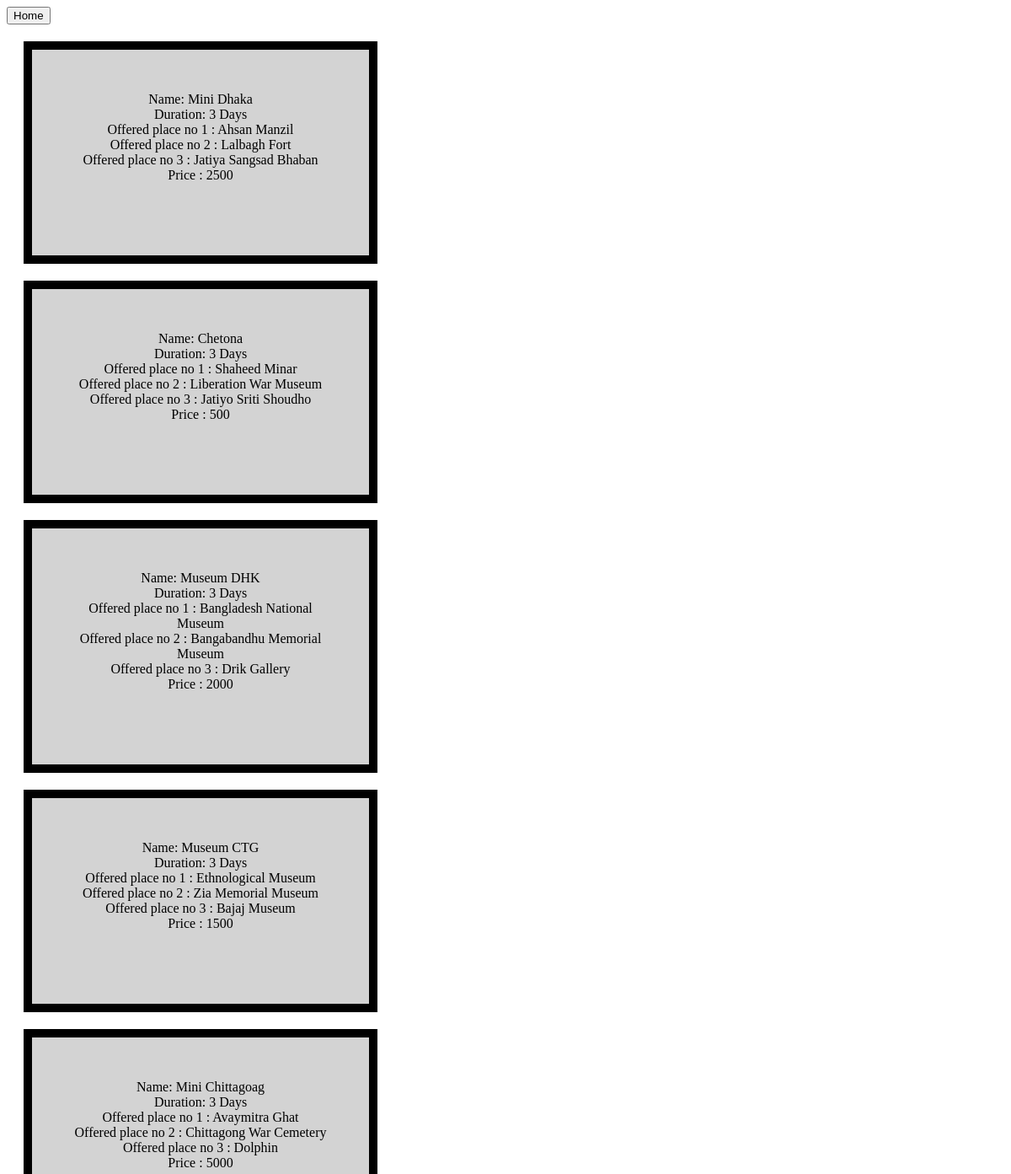
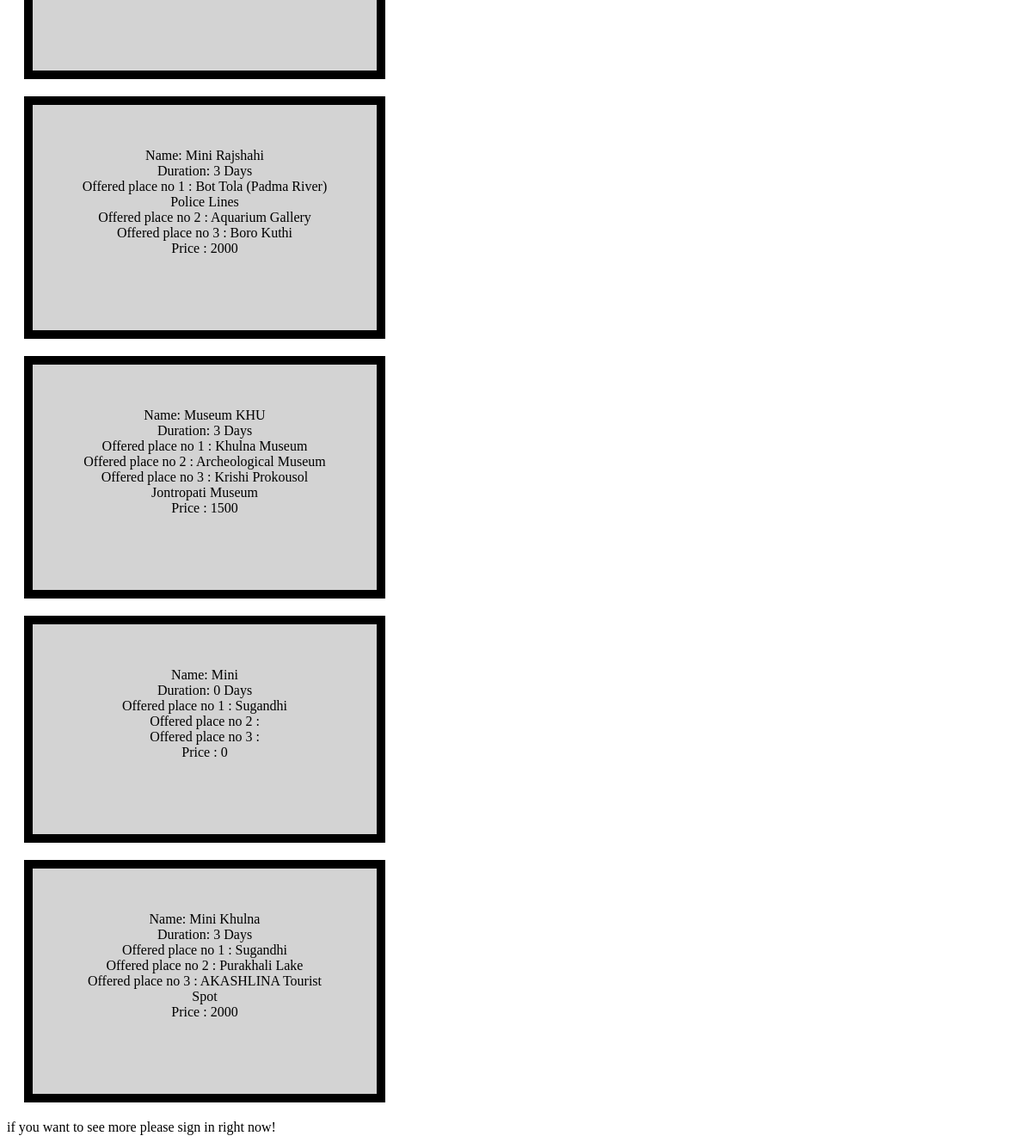
Screenshot of /travel/2guest.php with the database file from the repository (2 pictures, top to bottom).
### tables this page shows
CREATE TABLE `packages` (
  `Code` int(50) NOT NULL,
  `Name` varchar(225) NOT NULL,
  `Duration(Days)` int(50) NOT NULL,
  `place1` varchar(255) NOT NULL,
  `place2` varchar(255) NOT NULL,
  `place3` varchar(255) NOT NULL,
  `price` double NOT NULL,
  `pic_id` int(50) DEFAULT NULL
);

### travel/2guest.php (the view, shortened to what this page needs)
<form method="post" action = "index.php">
<button name="subject" type="submit" value="Home">Home</button>
</form>
<?php
include("dbconnection.php");
$query_s= "SELECT * FROM `packages`";
$run_query  = mysqli_query($con, $query_s);
while($r=mysqli_fetch_assoc($run_query)){    ?>
 <html>
<head>
</head>
<body>
<div align="center">  <?php
     echo "Name: ".$r['Name'] ;  echo "<br>";
    echo  "Duration: ".$r['Duration(Days)']." Days" ;  echo "<br>";
                echo  "Offered place no 1 : ".$r['place1'] ; echo "<br>";
                echo   "Offered place no 2 : ".$r['place2'] ; echo "<br>";
                echo   "Offered place no 3 : ".$r['place3'] ; echo "<br>";
                echo   "Price : ".$r['price'] ; echo "<br>";
    echo "<br><br>" ;
    ?> </div>
     </body> </html>
    <?php
}
?>

### travel/2guest.php (style rules this page uses)
div { background-color: lightgrey; width: 300px; border: 10px solid Black; padding: 50px; margin: 20px; }

### rows the page displays
packages: Name "Mini Dhaka", value "3", place1 "Ahsan Manzil", place2 "Lalbagh Fort", place3 "Jatiya Sangsad Bhaban", price "2500"
packages: Name "Chetona", value "3", place1 "Shaheed Minar", place2 "Liberation War Museum", place3 "Jatiyo Sriti Shoudho", price "500"
packages: Name "Museum DHK", value "3", place1 "Bangladesh National Museum", place2 "Bangabandhu Memorial Museum", place3 "Drik Gallery", price "2000"
packages: Name "Museum CTG", value "3", place1 "Ethnological Museum", place2 "Zia Memorial Museum", place3 "Bajaj Museum", price "1500"
packages: Name "Mini Chittagoag", value "3", place1 "Avaymitra Ghat", place2 "Chittagong War Cemetery", place3 "Dolphin", price "5000"
packages: Name "Mini Rajshahi", value "3", place1 "Bot Tola (Padma River) Police Lines", place2 "Aquarium Gallery", place3 "Boro Kuthi", price "2000"
packages: Name "Museum KHU", value "3", place1 "Khulna Museum", place2 "Archeological Museum", place3 "Krishi Prokousol Jontropati Museum", price "1500"
packages: Name "Mini", value "0", place1 "Sugandhi", price "0"
packages: Name "Mini Khulna", value "3", place1 "Sugandhi", place2 "Purakhali Lake", place3 "AKASHLINA Tourist Spot", price "2000"
